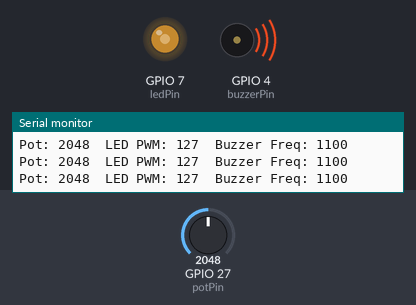
Bench run of a sketch on a simulated ESP32-S3. On the bench: output pins drawn as LEDs (lit = HIGH), buzzer (waves = sounding), the last lines printed to the serial monitor. The inputs (shaded band) are chosen by the test bench; at power-on: GPIO 27 (potPin) = 2048 (analog values on the 0–4095 scale).

Above: at 1.2 s.
1.3 s: GPIO 27 (potPin) set to 2866
At 2.5 s:
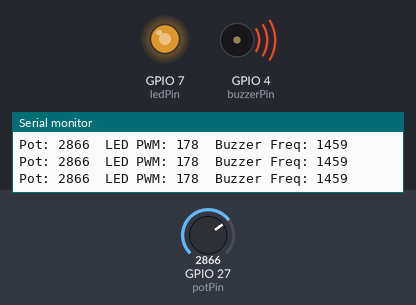
2.8 s: GPIO 27 (potPin) set to 3603
At 4.0 s:
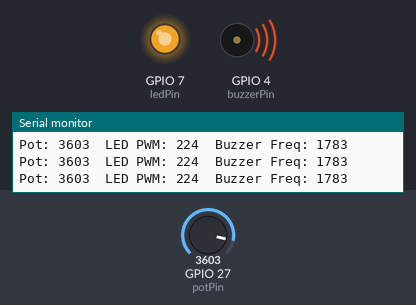
4.3 s: GPIO 27 (potPin) set to 491
At 5.4 s:
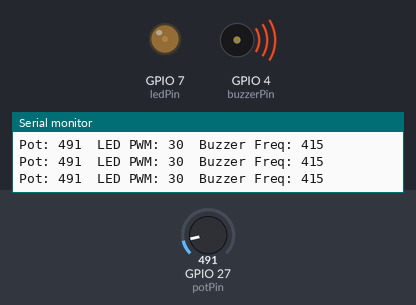
5.8 s: GPIO 27 (potPin) set to 60
At 6.8 s:
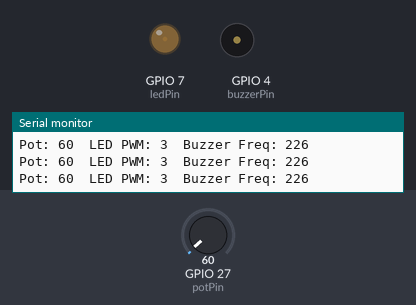
7.3 s: GPIO 27 (potPin) set to 0
At 8.1 s:
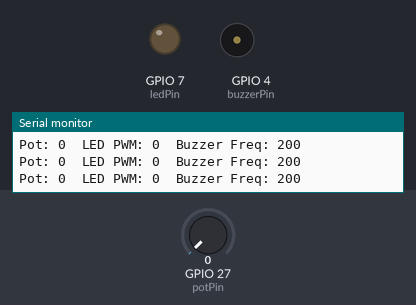
8.8 s: GPIO 27 (potPin) set to 2047
At 9.5 s:
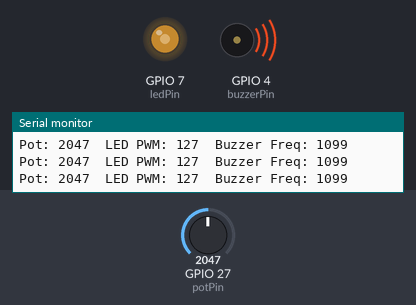
Timing chart, 0 to 11.3 s (numbered marks = the images above; inputs shaded):
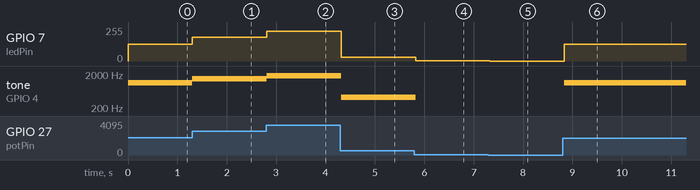

Measured:
- after the input at 1.3 s, GPIO 7 (ledPin): 127/255 → 178/255 at once; tone on GPIO 4 (buzzerPin): 1100 Hz → 1459 Hz at once
- after the input at 2.8 s, GPIO 7 (ledPin): 178/255 → 224/255 at once; tone on GPIO 4 (buzzerPin): 1459 Hz → 1783 Hz at once
- after the input at 4.3 s, GPIO 7 (ledPin): 224/255 → 30/255 at once; tone on GPIO 4 (buzzerPin): 1783 Hz → 415 Hz at once
- after the input at 5.8 s, GPIO 7 (ledPin): 30/255 → 3/255 at once; tone on GPIO 4 (buzzerPin): 415 Hz → silent at once
- after the input at 7.3 s, GPIO 7 (ledPin): 3/255 → 0/255 at once
- after the input at 8.8 s, GPIO 7 (ledPin): 0/255 → 127/255 at once; tone on GPIO 4 (buzzerPin): silent → 1099 Hz at once

The sketch:

POT_LED_Buzzer_PWM.ino
```cpp
// Demo code to interface potentiometer and LED
/*
  # Setup
  Potentiometer on ADC1 (GPIO27) - Pico RP2040,
  Change GPIO pin for ESP32 micro S3, S2, C3 and C6
  For Reference ADC pins checkout pinout details =>
  https://github.com/sbcshop/MicroFlex_MCU_Software/tree/main#pinout-and-interfacing-details
 */

const int potPin = 27;     // Potentiometer connected to analog pin GP27, change as per board
const int ledPin = 7;     // LED connected to digital pin GP7
const int buzzerPin = 4;  // Buzzer connected to digital pin GP4

int potValue = 0;
int ledBrightness = 0;

void setup() {
  pinMode(ledPin, OUTPUT);
  pinMode(buzzerPin, OUTPUT);
  Serial.begin(9600);
  analogReadResolution(12);  // Setting ADC for 12-Bit resolution, default arduino is 10-bit
}

void loop() {
  potValue = analogRead(potPin);                        // Read analog value (0-4096, 12-Bit ADC resolution)
  ledBrightness = map(potValue, 0, 4095, 0, 255);       // Scale for PWM brightness
  analogWrite(ledPin, ledBrightness);                   // Set LED brightness

  // Map potentiometer to frequency range for buzzer (e.g., 200 Hz to 2000 Hz)
  int freq = map(potValue, 0, 4095, 200, 2000);

  if (potValue > 100) {
    tone(buzzerPin, freq);  // Generate tone on buzzer
  } else {
    noTone(buzzerPin);      // Stop buzzer if below threshold
  }

  Serial.print("Pot: ");
  Serial.print(potValue);
  Serial.print("  LED PWM: ");
  Serial.print(ledBrightness);
  Serial.print("  Buzzer Freq: ");
  Serial.println(freq);

  delay(100);
}
```
